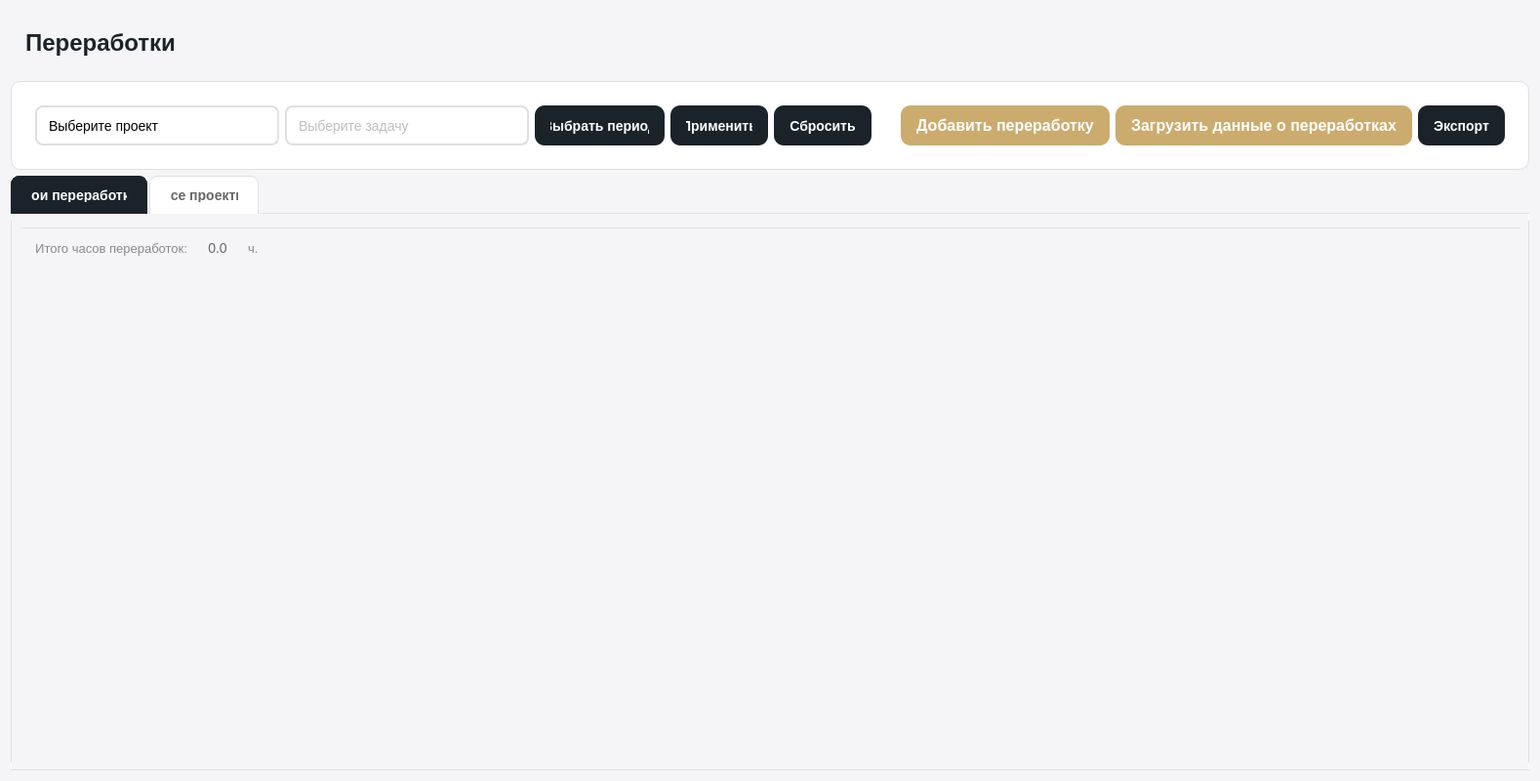
<?xml version="1.0" encoding="UTF-8"?>
<ui version="4.0">
 <class>OvertimePage</class>
 <widget class="QWidget" name="OvertimePage">
  <property name="geometry">
   <rect>
    <x>0</x>
    <y>0</y>
    <width>1578</width>
    <height>800</height>
   </rect>
  </property>
  <property name="windowTitle">
   <string>Переработки</string>
  </property>
  <property name="styleSheet">
   <string notr="true">QWidget {
    background-color: #F5F5F7;
    font-family: 'Segoe UI', Arial;
}

/* Вкладки */
QTabBar::tab {
    background-color: white;
    color: #666;
    padding: 12px 20px;
    margin-right: 2px;
    border-top-left-radius: 8px;
    border-top-right-radius: 8px;
    border: 1px solid #E0E0E0;
    border-bottom: none;
    font-weight: bold;
    font-size: 14px;
}

QTabBar::tab:selected {
    background-color: #1B232A;
    color: white;
    border-color: #1B232A;
}

QTabBar::tab:hover:!selected {
    background-color: #F0F0F0;
    border-color: #ccab6e;
}

QTabWidget::pane {
    background-color: white;
    border: 1px solid #E0E0E0;
    border-radius: 0px 8px 8px 8px;
    margin-top: -1px;
}

QTabWidget::tab-bar {
    alignment: left;
}

/* Кнопки */
QPushButton {
    min-height: 41px;
    max-height: 41px;
    border: none;
    border-radius: 10px;
    font-weight: bold;
    padding: 0px 16px;
}

QPushButton#btnAddOvertime {
    background-color: #ccab6e;
    color: white;
    font-size: 16px;
}
QPushButton#btnAddOvertime:hover {
    background-color: #998664;
}
QPushButton#btnAddOvertime:pressed {
    background-color: #7a6a50;
}


QPushButton#btnImport {
    background-color: #ccab6e;
    color: white;
    font-size: 16px;
}
QPushButton#btnImport:hover {
    background-color: #998664;
}
QPushButton#btnImport:pressed {
    background-color: #7a6a50;
}


QPushButton#btnExport {
    background-color: #1B232A;
    color: white;
    font-size: 14px;
}
QPushButton#btnExport:hover {
    background-color: #D9D9D6;
    color: black;
}
QPushButton#btnExport:pressed {
    background-color: #B8B8B5;
}

QPushButton#btnApplyFilters {
    background-color: #1B232A;
    color: white;
    font-size: 14px;
}
QPushButton#btnApplyFilters:hover {
    background-color: #D9D9D6;
    color: black;
}
QPushButton#btnApplyFilters:pressed {
    background-color: #B8B8B5;
}

QPushButton#btnClearFilters {
    background-color: #1B232A;
    color: white;
    font-size: 14px;
}
QPushButton#btnClearFilters:hover {
    background-color: #D9D9D6;
    color: black;
}
QPushButton#btnClearFilters:pressed {
    background-color: #B8B8B5;
}

QPushButton#btnSelectPeriod {
    background-color: #1B232A;
    color: white;
    font-size: 14px;
}
QPushButton#btnSelectPeriod:hover {
    background-color: #D9D9D6;
    color: black;
}
QPushButton#btnSelectPeriod:pressed {
    background-color: #B8B8B5;
}

QComboBox {
    border: 2px solid #E0E0E0;
    border-radius: 8px;
    padding: 6px 12px 6px 12px;
    font-size: 14px;
    background-color: white;
    height: 41px;
}
QComboBox:focus {
    border: 2px solid #ccab6e;
}
QComboBox::drop-down {
    border: none;
    padding-right: 10px;
}

/* Поля ввода */
QDateEdit {
    border: 2px solid #E0E0E0;
    border-radius: 8px;
    padding: 8px 12px;
    font-size: 14px;
    background-color: white;
    min-height: 41px;
    max-height: 41px;
}
QDateEdit:focus {
    border: 2px solid #ccab6e;
}

/* Чекбокс */
QCheckBox {
    spacing: 8px;
    font-size: 14px;
    min-height: 41px;
}
QCheckBox::indicator {
    width: 16px;
    height: 16px;
}
QCheckBox::indicator:unchecked {
    border: 2px solid #E0E0E0;
    border-radius: 4px;
    background-color: white;
}
QCheckBox::indicator:checked {
    border: 2px solid #ccab6e;
    border-radius: 4px;
    background-color: #ccab6e;
}

/* Итоговая панель - скромный стиль */
QFrame#totalFrame {
    background-color: transparent;
    border-top: 1px solid #E0E0E0;
    margin-top: 5px;
}

QLabel#totalLabel {
    font-size: 13px;
    font-weight: normal;
    color: #888;
}

QLabel#totalHoursValue {
    font-size: 14px;
    font-weight: normal;
    color: #666;
}

QLabel#totalHoursUnit {
    font-size: 13px;
    color: #888;
}

/* Фрейм фильтров */
QFrame#filtersFrame {
    background-color: white;
    border-radius: 10px;
    border: 1px solid #E0E0E0;
    padding: 15px;
}

/* Заголовки */
QLabel#titleLabel {
    font-size: 24px;
    font-weight: bold;
    color: #1B232A;
    padding: 10px 0;
}

QLabel {
    font-size: 14px;
    font-weight: normal;
    color: #333;
}

/* Скроллбары */
QScrollArea {
    border: none;
    background-color: transparent;
}
QScrollBar:vertical {
    background: #F5F5F5;
    width: 8px;
    border-radius: 4px;
}
QScrollBar::handle:vertical {
    background: #C1C1C1;
    border-radius: 4px;
    min-height: 20px;
}
QScrollBar:horizontal {
    border: none;
    background: #F5F5F5;
    height: 8px;
    margin: 0px;
    border-radius: 4px;
}
QScrollBar::handle:horizontal {
    background: #c1c1c1;
    border-radius: 4px;
    min-width: 20px;
}
QScrollBar::add-line, QScrollBar::sub-line {
    border: none;
    background: none;
}

</string>
  </property>
  <layout class="QVBoxLayout" name="verticalLayout">
   <item>
    <widget class="QFrame" name="headerFrame">
     <property name="maximumSize">
      <size>
       <width>16777215</width>
       <height>70</height>
      </size>
     </property>
     <layout class="QHBoxLayout" name="horizontalLayout">
      <item>
       <widget class="QLabel" name="titleLabel">
        <property name="text">
         <string>Переработки</string>
        </property>
       </widget>
      </item>
      <item>
       <spacer name="horizontalSpacer">
        <property name="orientation">
         <enum>Qt::Orientation::Horizontal</enum>
        </property>
        <property name="sizeHint" stdset="0">
         <size>
          <width>40</width>
          <height>20</height>
         </size>
        </property>
       </spacer>
      </item>
     </layout>
    </widget>
   </item>
   <item>
    <widget class="QFrame" name="filtersFrame">
     <layout class="QHBoxLayout" name="horizontalLayout_2">
      <item>
       <widget class="QComboBox" name="comboProject">
        <property name="sizePolicy">
         <sizepolicy hsizetype="Preferred" vsizetype="Minimum">
          <horstretch>0</horstretch>
          <verstretch>0</verstretch>
         </sizepolicy>
        </property>
        <property name="minimumSize">
         <size>
          <width>250</width>
          <height>41</height>
         </size>
        </property>
        <property name="maximumSize">
         <size>
          <width>16777215</width>
          <height>41</height>
         </size>
        </property>
        <property name="placeholderText">
         <string>Выберите проект</string>
        </property>
       </widget>
      </item>
      <item>
       <widget class="QComboBox" name="comboTask">
        <property name="enabled">
         <bool>false</bool>
        </property>
        <property name="sizePolicy">
         <sizepolicy hsizetype="Preferred" vsizetype="Minimum">
          <horstretch>0</horstretch>
          <verstretch>0</verstretch>
         </sizepolicy>
        </property>
        <property name="minimumSize">
         <size>
          <width>250</width>
          <height>41</height>
         </size>
        </property>
        <property name="maximumSize">
         <size>
          <width>16777215</width>
          <height>41</height>
         </size>
        </property>
        <property name="placeholderText">
         <string>Выберите задачу</string>
        </property>
       </widget>
      </item>
      <item>
       <widget class="QPushButton" name="btnSelectPeriod">
        <property name="minimumSize">
         <size>
          <width>120</width>
          <height>41</height>
         </size>
        </property>
        <property name="maximumSize">
         <size>
          <width>16777215</width>
          <height>41</height>
         </size>
        </property>
        <property name="text">
         <string>Выбрать период</string>
        </property>
       </widget>
      </item>
      <item>
       <widget class="QPushButton" name="btnApplyFilters">
        <property name="minimumSize">
         <size>
          <width>100</width>
          <height>41</height>
         </size>
        </property>
        <property name="maximumSize">
         <size>
          <width>16777215</width>
          <height>41</height>
         </size>
        </property>
        <property name="text">
         <string>Применить</string>
        </property>
       </widget>
      </item>
      <item>
       <widget class="QPushButton" name="btnClearFilters">
        <property name="minimumSize">
         <size>
          <width>0</width>
          <height>41</height>
         </size>
        </property>
        <property name="maximumSize">
         <size>
          <width>16777215</width>
          <height>41</height>
         </size>
        </property>
        <property name="text">
         <string>Сбросить</string>
        </property>
       </widget>
      </item>
      <item>
       <spacer name="horizontalSpacer_2">
        <property name="orientation">
         <enum>Qt::Orientation::Horizontal</enum>
        </property>
        <property name="sizeHint" stdset="0">
         <size>
          <width>40</width>
          <height>20</height>
         </size>
        </property>
       </spacer>
      </item>
      <item>
       <widget class="QPushButton" name="btnAddOvertime">
        <property name="text">
         <string>Добавить переработку</string>
        </property>
       </widget>
      </item>
      <item>
       <widget class="QPushButton" name="btnImport">
        <property name="text">
         <string>Загрузить данные о переработках</string>
        </property>
       </widget>
      </item>
      <item>
       <widget class="QPushButton" name="btnExport">
        <property name="text">
         <string>Экспорт</string>
        </property>
       </widget>
      </item>
     </layout>
    </widget>
   </item>
   <item>
    <widget class="QTabWidget" name="tabWidget">
     <property name="currentIndex">
      <number>0</number>
     </property>
     <widget class="QWidget" name="tabMy">
      <attribute name="title">
       <string>Мои переработки</string>
      </attribute>
      <layout class="QVBoxLayout" name="verticalLayout_3">
       <item>
        <widget class="QFrame" name="totalFrame">
         <layout class="QHBoxLayout" name="horizontalLayoutTotal">
          <property name="leftMargin">
           <number>15</number>
          </property>
          <property name="topMargin">
           <number>10</number>
          </property>
          <property name="rightMargin">
           <number>15</number>
          </property>
          <property name="bottomMargin">
           <number>10</number>
          </property>
          <item>
           <widget class="QLabel" name="totalLabel">
            <property name="text">
             <string>Итого часов переработок:</string>
            </property>
            <property name="alignment">
             <set>Qt::AlignmentFlag::AlignRight|Qt::AlignmentFlag::AlignTrailing|Qt::AlignmentFlag::AlignVCenter</set>
            </property>
           </widget>
          </item>
          <item>
           <widget class="QLabel" name="totalHoursValue">
            <property name="minimumSize">
             <size>
              <width>50</width>
              <height>0</height>
             </size>
            </property>
            <property name="maximumSize">
             <size>
              <width>50</width>
              <height>16777215</height>
             </size>
            </property>
            <property name="text">
             <string>0.0</string>
            </property>
            <property name="alignment">
             <set>Qt::AlignmentFlag::AlignCenter</set>
            </property>
           </widget>
          </item>
          <item>
           <widget class="QLabel" name="totalHoursUnit">
            <property name="text">
             <string>ч.</string>
            </property>
            <property name="alignment">
             <set>Qt::AlignmentFlag::AlignLeading|Qt::AlignmentFlag::AlignLeft|Qt::AlignmentFlag::AlignVCenter</set>
            </property>
           </widget>
          </item>
          <item>
           <spacer name="totalRightSpacer">
            <property name="orientation">
             <enum>Qt::Orientation::Horizontal</enum>
            </property>
            <property name="sizeHint" stdset="0">
             <size>
              <width>40</width>
              <height>20</height>
             </size>
            </property>
           </spacer>
          </item>
         </layout>
        </widget>
       </item>
       <item>
        <widget class="QScrollArea" name="scrollAreaMy">
         <property name="widgetResizable">
          <bool>true</bool>
         </property>
         <widget class="QWidget" name="scrollAreaWidgetContentsMy">
          <property name="geometry">
           <rect>
            <x>0</x>
            <y>0</y>
            <width>1540</width>
            <height>480</height>
           </rect>
          </property>
          <layout class="QGridLayout" name="gridLayoutMy">
           <property name="leftMargin">
            <number>15</number>
           </property>
           <property name="topMargin">
            <number>15</number>
           </property>
           <property name="rightMargin">
            <number>15</number>
           </property>
           <property name="bottomMargin">
            <number>15</number>
           </property>
           <property name="spacing">
            <number>15</number>
           </property>
          </layout>
         </widget>
        </widget>
       </item>
      </layout>
     </widget>
     <widget class="QWidget" name="tabAll">
      <attribute name="title">
       <string>Все проекты</string>
      </attribute>
      <layout class="QVBoxLayout" name="verticalLayout_4">
       <item>
        <widget class="QScrollArea" name="scrollAreaAll">
         <property name="widgetResizable">
          <bool>true</bool>
         </property>
         <widget class="QWidget" name="scrollAreaWidgetContentsAll">
          <property name="geometry">
           <rect>
            <x>0</x>
            <y>0</y>
            <width>1540</width>
            <height>546</height>
           </rect>
          </property>
          <layout class="QGridLayout" name="gridLayoutAll">
           <property name="leftMargin">
            <number>15</number>
           </property>
           <property name="topMargin">
            <number>15</number>
           </property>
           <property name="rightMargin">
            <number>15</number>
           </property>
           <property name="bottomMargin">
            <number>15</number>
           </property>
           <property name="spacing">
            <number>15</number>
           </property>
          </layout>
         </widget>
        </widget>
       </item>
      </layout>
     </widget>
    </widget>
   </item>
  </layout>
 </widget>
 <resources/>
 <connections/>
</ui>
